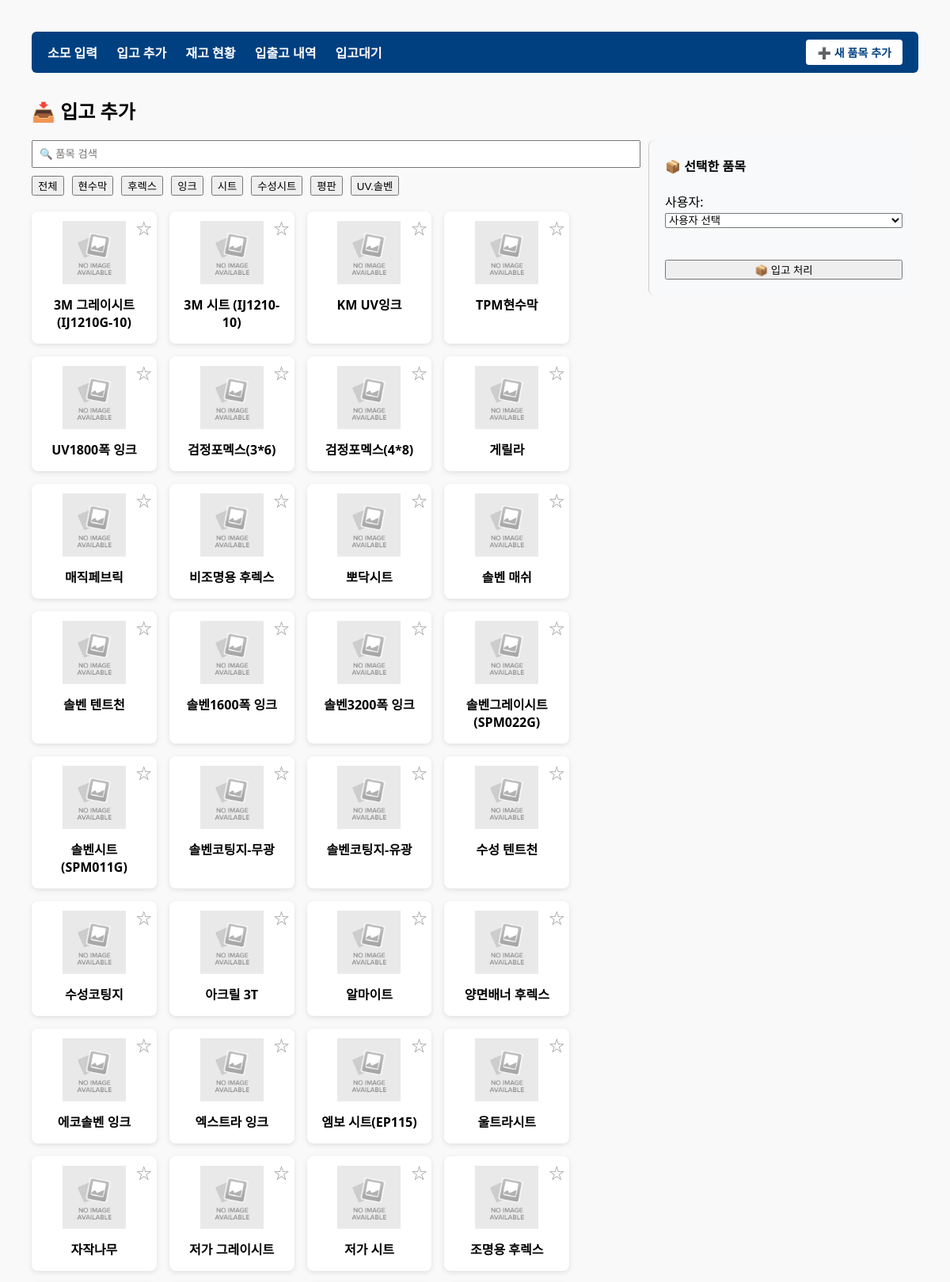
Screenshot of /add/ (upper part) with the database file from the repository.
### inventory/models.py (models this page shows, shortened)
class UsageCategory(models.Model):
    name = models.CharField("사용처 이름", max_length=100)
    class Meta:
        verbose_name = "사용처"
        verbose_name_plural = "사용처"

class Item(models.Model):
    name = models.CharField("품목명", max_length=100)
    category = models.ForeignKey(UsageCategory, verbose_name="사용처", on_delete=models.SET_NULL, null=True, blank=True)
    description = models.TextField(blank=True, null=True)
    class Meta:
        verbose_name = "품목"
        verbose_name_plural = "품목"

### inventory/views.py (the view, shortened to what this page needs)
# urls.py: path('add/', add_stock, name='add_stock'),
def add_stock(request):
    categories = UsageCategory.objects.all()
    selected_category = request.GET.get('category')
    users = InventoryUser.objects.exclude(name="system")
    variants = ProductVariant.objects.select_related('item', 'spec', 'item__category') \
        .order_by('item__name', 'spec__label')
    if selected_category and selected_category != 'all':
        variants = variants.filter(item__category__id=selected_category)
    item_ids = variants.values_list('item_id', flat=True).distinct()
    items = Item.objects.filter(id__in=item_ids).order_by('name')
    variant_map = build_variant_map(variants)
    return render(request, 'inventory/add_stock.html', {
        'variants': variants,
        'items': items,
        'categories': categories,
        'selected_category': selected_category,
        'users': users,
        'page_title': '📥 입고 추가',
        'variant_json': json.dumps(variant_map, cls=DjangoJSONEncoder)
    })

### inventory/context_processors.py (called while the page is built)
def common_categories(request):
    return {
        'categories': UsageCategory.objects.all()
    }

### inventory/utils.py (called while the page is built)
def extract_number(label):
    match = re.search(r'\d+', label)
    return int(match.group()) if match else 0

def build_variant_map(variants):
    variant_map = {}
    for variant in variants:
        item_id = str(variant.item.id)
        if item_id not in variant_map:
            variant_map[item_id] = []
        variant_map[item_id].append({
            'id': variant.id,
            'spec_label': variant.spec.label,
            'stock': variant.current_quantity,
            'sort_key': extract_number(variant.spec.label)
        })
    for v_list in variant_map.values():
        v_list.sort(key=lambda x: x['sort_key'])
        for v in v_list:
            v.pop('sort_key')
    return variant_map

### inventory/templates/inventory/add_stock.html (shortened to what this page needs)
{% extends 'inventory/base.html' %}
{% load static %}
{% block content %}
<div class="page-container">
  <div class="main-content">
    <input type="text" id="item-search" placeholder="🔍 품목 검색" style="width: 100%; padding: 8px; margin-bottom: 10px;"
      onkeyup="filterItems()">
    {% include 'inventory/includes/category_filter.html' with categories=categories %}
    {% include 'inventory/includes/variant_grid.html' %}
  </div>
  <div class="sidebar-form">
    <h4 style="margin-top: 0;">📦 선택한 품목</h4>
    <form id="stockForm">
      <label for="user">사용자:</label>
      <select name="user" id="user" required style="width: 100%; margin-bottom: 10px;">
        <option value="">사용자 선택</option>
      </select>
      <button type="button" onclick="openConfirmModal('입고 확인', '정말 입고 처리하시겠습니까?', 'submitStockForm')"
        class="btn btn-primary" style="margin-top: 20px; width: 100%;">
        📦 입고 처리
      </button>
    </form>
  </div>
</div>
{% endblock %}

### inventory/templates/inventory/includes/category_filter.html
<div class="category-buttons">
  <button onclick="filterByCategory('all')">전체</button>
  {% for cat in categories %}
    <button onclick="filterByCategory('{{ cat.id }}')">{{ cat.name }}</button>
  {% endfor %}
</div>

### inventory/templates/inventory/includes/variant_grid.html
{% load static %}
<div class="variant-grid" id="item-grid">
  {% for item in items %}
  <div class="variant-card"
      data-item-id="{{ item.id }}"
      data-name="{{ item.name }}"
      data-description="{{ item.description|default_if_none:''|escapejs }}"
      data-category="{{ item.category.id }}"
      onclick="openSpecModal('{{ item.id }}', '{{ item.name }}')">
    <span class="favorite-icon" onclick="toggleFavorite(event, '{{ item.id }}')">☆</span>
    <img src="{% static 'images/sample.png' %}" class="variant-image" alt="품목 이미지">
    <div class="variant-title">{{ item.name }}</div>
  </div>
  {% endfor %}
</div>

### inventory/static/css/style.css (style rules this page uses)
body { font-family: 'Segoe UI', sans-serif; margin: 40px; background-color: #f9f9f9; }
.category-buttons { display: flex; gap: 10px; margin-bottom: 20px; flex-wrap: wrap; }
.variant-grid { display: flex; flex-wrap: wrap; gap: 16px; justify-content: flex-start; margin-top: 20px; }
.variant-card { flex: 0 0 calc(20% - 16px); box-shadow: 0 2px 6px rgba(0, 0, 0, 0.1); border-radius: 8px; padding: 12px; background: white; text-align: center; cursor: pointer; transition: 0.2s ease; position: relative; }
.variant-image { width: 80px; height: 80px; object-fit: contain; margin-bottom: 8px; }
.variant-title { font-weight: bold; margin-bottom: 4px; }
.favorite-icon { position: absolute; top: 6px; right: 6px; font-size: 20px; color: #999; cursor: pointer; z-index: 10; }

### inventory/templates/inventory/add_stock.html (style rules this page uses)
.page-container { display: flex; gap: 30px; }
.main-content { flex: 1; }
.sidebar-form { width: 300px; position: sticky; top: 80px; background: #f8f9fa; border-left: 1px solid #ccc; padding: 20px; height: fit-content; border-radius: 8px; }

### rows the page displays
UsageCategory: name "현수막"
UsageCategory: name "후렉스"
UsageCategory: name "잉크"
UsageCategory: name "시트"
UsageCategory: name "수성시트"
UsageCategory: name "평판"
UsageCategory: name "UV.솔벤"
Item: name "3M 그레이시트(IJ1210G-10)"
Item: name "3M 시트 (IJ1210-10)"
Item: name "KM UV잉크"
Item: name "TPM현수막"
Item: name "UV1800폭 잉크"
Item: name "검정포멕스(3*6)"
Item: name "검정포멕스(4*8)"
Item: name "게릴라"
Item: name "매직페브릭"
Item: name "비조명용 후렉스"
Item: name "뽀닥시트"
Item: name "솔벤 매쉬"
Item: name "솔벤 텐트천"
Item: name "솔벤1600폭 잉크"
Item: name "솔벤3200폭 잉크"
Item: name "솔벤그레이시트(SPM022G)"
Item: name "솔벤시트(SPM011G)"
Item: name "솔벤코팅지-무광"
Item: name "솔벤코팅지-유광"
Item: name "수성 텐트천"
Item: name "수성코팅지"
Item: name "아크릴 3T"
Item: name "알마이트"
Item: name "양면배너 후렉스"
Item: name "에코솔벤 잉크"
Item: name "엑스트라 잉크"
Item: name "엠보 시트(EP115)"
Item: name "울트라시트"
Item: name "자작나무"
Item: name "저가 그레이시트"
Item: name "저가 시트"
Item: name "조명용 후렉스"

### other values shown
{{ page_title }} "📥 입고 추가"
